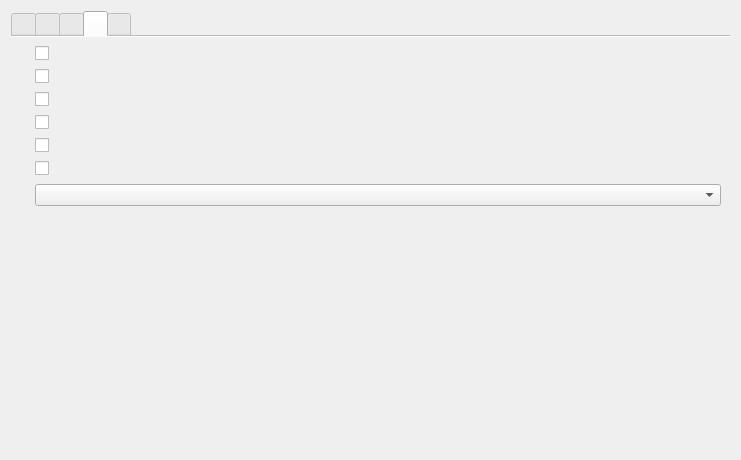
<?xml version="1.0" encoding="UTF-8"?>
<ui version="4.0">
 <class>SettingsPage</class>
 <widget class="QWidget" name="SettingsPage">
  <property name="geometry">
   <rect>
    <x>0</x>
    <y>0</y>
    <width>741</width>
    <height>460</height>
   </rect>
  </property>
  <property name="windowTitle">
   <string>Form</string>
  </property>
  <layout class="QHBoxLayout" name="horizontalLayout">
   <item>
    <widget class="QTabWidget" name="tabs">
     <property name="currentIndex">
      <number>3</number>
     </property>
     <property name="documentMode">
      <bool>true</bool>
     </property>
     <widget class="QWidget" name="tabUserInterface">
      <attribute name="title">
       <string/>
      </attribute>
      <layout class="QFormLayout" name="formLayout">
       <property name="horizontalSpacing">
        <number>8</number>
       </property>
       <property name="verticalSpacing">
        <number>8</number>
       </property>
       <item row="0" column="0">
        <widget class="QLabel" name="lblTheme"/>
       </item>
       <item row="0" column="1">
        <widget class="QComboBox" name="cmbTheme"/>
       </item>
       <item row="1" column="0">
        <widget class="QLabel" name="lblUpdates"/>
       </item>
       <item row="1" column="1">
        <widget class="QCheckBox" name="chkUpdates"/>
       </item>
       <item row="2" column="0">
        <widget class="QLabel" name="lblCompletedNotificationTrigger"/>
       </item>
       <item row="2" column="1">
        <widget class="QComboBox" name="cmbCompletedNotificationTrigger"/>
       </item>
       <item row="3" column="0">
        <widget class="QLabel" name="lblPreventSuspend"/>
       </item>
       <item row="3" column="1">
        <widget class="QCheckBox" name="chkPreventSuspend"/>
       </item>
       <item row="4" column="0">
        <widget class="QLabel" name="lblRecoverCrashedDownloads"/>
       </item>
       <item row="4" column="1">
        <widget class="QCheckBox" name="chkRecoverCrashedDownloads"/>
       </item>
       <item row="5" column="0">
        <widget class="QLabel" name="lblDownloadImmediately"/>
       </item>
       <item row="5" column="1">
        <widget class="QCheckBox" name="chkDownloadImmediately"/>
       </item>
       <item row="6" column="0">
        <widget class="QLabel" name="lblHistoryLength"/>
       </item>
       <item row="6" column="1">
        <widget class="QComboBox" name="cmbHistoryLength"/>
       </item>
       <item row="7" column="1">
        <spacer name="verticalSpacer_2">
         <property name="orientation">
          <enum>Qt::Orientation::Vertical</enum>
         </property>
         <property name="sizeHint" stdset="0">
          <size>
           <width>20</width>
           <height>40</height>
          </size>
         </property>
        </spacer>
       </item>
      </layout>
     </widget>
     <widget class="QWidget" name="tabDownloads">
      <attribute name="title">
       <string/>
      </attribute>
      <layout class="QFormLayout" name="formLayout_2">
       <property name="horizontalSpacing">
        <number>8</number>
       </property>
       <property name="verticalSpacing">
        <number>8</number>
       </property>
       <item row="0" column="0">
        <widget class="QLabel" name="lblMaxNumberOfActiveDownloads"/>
       </item>
       <item row="0" column="1">
        <widget class="QComboBox" name="cmbMaxNumberOfActiveDownloads"/>
       </item>
       <item row="1" column="0">
        <widget class="QLabel" name="lblOverwriteExistingFiles"/>
       </item>
       <item row="1" column="1">
        <widget class="QCheckBox" name="chkOverwriteExistingFiles"/>
       </item>
       <item row="2" column="0">
        <widget class="QLabel" name="lblLimitCharacters"/>
       </item>
       <item row="2" column="1">
        <widget class="QCheckBox" name="chkLimitCharacters"/>
       </item>
       <item row="3" column="0">
        <widget class="QLabel" name="lblIncludeMediaId"/>
       </item>
       <item row="3" column="1">
        <widget class="QCheckBox" name="chkIncludeMediaId"/>
       </item>
       <item row="4" column="0">
        <widget class="QLabel" name="lblIncludeAutoGeneratedSubtitles"/>
       </item>
       <item row="4" column="1">
        <widget class="QCheckBox" name="chkIncludeAutoGeneratedSubtitles"/>
       </item>
       <item row="5" column="0">
        <widget class="QLabel" name="lblPreferredVideoCodec"/>
       </item>
       <item row="5" column="1">
        <widget class="QComboBox" name="cmbPreferredVideoCodec"/>
       </item>
       <item row="6" column="0">
        <widget class="QLabel" name="lblPreferredSubtitleFormat"/>
       </item>
       <item row="6" column="1">
        <widget class="QComboBox" name="cmbPreferredSubtitleFormat"/>
       </item>
       <item row="7" column="1">
        <spacer name="verticalSpacer_3">
         <property name="orientation">
          <enum>Qt::Orientation::Vertical</enum>
         </property>
         <property name="sizeHint" stdset="0">
          <size>
           <width>20</width>
           <height>40</height>
          </size>
         </property>
        </spacer>
       </item>
      </layout>
     </widget>
     <widget class="QWidget" name="tabDownloader">
      <attribute name="title">
       <string/>
      </attribute>
      <layout class="QFormLayout" name="formLayout_3">
       <property name="horizontalSpacing">
        <number>8</number>
       </property>
       <property name="verticalSpacing">
        <number>8</number>
       </property>
       <item row="0" column="0">
        <widget class="QLabel" name="lblVerboseLogging"/>
       </item>
       <item row="0" column="1">
        <widget class="QCheckBox" name="chkVerboseLogging"/>
       </item>
       <item row="1" column="0">
        <widget class="QLabel" name="lblSponsorBlock"/>
       </item>
       <item row="1" column="1">
        <widget class="QCheckBox" name="chkSponsorBlock"/>
       </item>
       <item row="2" column="0">
        <widget class="QLabel" name="lblSpeedLimit"/>
       </item>
       <item row="2" column="1">
        <widget class="QSpinBox" name="numSpeedLimit">
         <property name="minimum">
          <number>512</number>
         </property>
         <property name="maximum">
          <number>10240</number>
         </property>
         <property name="singleStep">
          <number>512</number>
         </property>
        </widget>
       </item>
       <item row="3" column="0">
        <widget class="QLabel" name="lblProxyUrl"/>
       </item>
       <item row="3" column="1">
        <widget class="QLineEdit" name="txtProxyUrl"/>
       </item>
       <item row="4" column="0">
        <widget class="QLabel" name="lblCookiesBrowser"/>
       </item>
       <item row="4" column="1">
        <widget class="QComboBox" name="cmbCookiesBrowser"/>
       </item>
       <item row="5" column="0">
        <widget class="QLabel" name="lblCookiesFile"/>
       </item>
       <item row="5" column="1">
        <widget class="QLineEdit" name="txtCookiesFile">
         <property name="readOnly">
          <bool>true</bool>
         </property>
        </widget>
       </item>
       <item row="6" column="1">
        <widget class="QPushButton" name="btnSelectCookiesFile">
         <property name="icon">
          <iconset theme="document-open"/>
         </property>
        </widget>
       </item>
       <item row="7" column="1">
        <widget class="QPushButton" name="btnClearCookiesFile">
         <property name="icon">
          <iconset theme="edit-clear"/>
         </property>
        </widget>
       </item>
       <item row="8" column="1">
        <spacer name="verticalSpacer">
         <property name="orientation">
          <enum>Qt::Orientation::Vertical</enum>
         </property>
         <property name="sizeHint" stdset="0">
          <size>
           <width>20</width>
           <height>40</height>
          </size>
         </property>
        </spacer>
       </item>
      </layout>
     </widget>
     <widget class="QWidget" name="tabConverter">
      <attribute name="title">
       <string/>
      </attribute>
      <layout class="QFormLayout" name="formLayout_4">
       <property name="horizontalSpacing">
        <number>8</number>
       </property>
       <property name="verticalSpacing">
        <number>8</number>
       </property>
       <item row="0" column="0">
        <widget class="QLabel" name="lblEmbedMetadata"/>
       </item>
       <item row="0" column="1">
        <widget class="QCheckBox" name="chkEmbedMetadata"/>
       </item>
       <item row="1" column="0">
        <widget class="QLabel" name="lblRemoveSourceData"/>
       </item>
       <item row="1" column="1">
        <widget class="QCheckBox" name="chkRemoveSourceData"/>
       </item>
       <item row="2" column="0">
        <widget class="QLabel" name="lblEmbedThumbnails"/>
       </item>
       <item row="2" column="1">
        <widget class="QCheckBox" name="chkEmbedThumbnails"/>
       </item>
       <item row="3" column="0">
        <widget class="QLabel" name="lblCropAudioThumbnails"/>
       </item>
       <item row="3" column="1">
        <widget class="QCheckBox" name="chkCropAudioThumbnails"/>
       </item>
       <item row="4" column="0">
        <widget class="QLabel" name="lblEmbedChapters"/>
       </item>
       <item row="4" column="1">
        <widget class="QCheckBox" name="chkEmbedChapters"/>
       </item>
       <item row="5" column="0">
        <widget class="QLabel" name="lblEmbedSubtitles"/>
       </item>
       <item row="5" column="1">
        <widget class="QCheckBox" name="chkEmbedSubtitles"/>
       </item>
       <item row="6" column="0">
        <widget class="QLabel" name="lblPostprocessingThreads"/>
       </item>
       <item row="6" column="1">
        <widget class="QComboBox" name="cmbPostprocessingThreads"/>
       </item>
       <item row="7" column="1">
        <spacer name="verticalSpacer_4">
         <property name="orientation">
          <enum>Qt::Orientation::Vertical</enum>
         </property>
         <property name="sizeHint" stdset="0">
          <size>
           <width>20</width>
           <height>40</height>
          </size>
         </property>
        </spacer>
       </item>
      </layout>
     </widget>
     <widget class="QWidget" name="tabAria">
      <attribute name="title">
       <string/>
      </attribute>
      <layout class="QFormLayout" name="formLayout_5">
       <item row="0" column="0">
        <widget class="QLabel" name="lblUseAria"/>
       </item>
       <item row="0" column="1">
        <widget class="QCheckBox" name="chkUseAria"/>
       </item>
       <item row="1" column="0">
        <widget class="QLabel" name="lblAriaMaxConnectionsPerServer"/>
       </item>
       <item row="1" column="1">
        <widget class="QSpinBox" name="numAriaMaxConnectionsPerServer">
         <property name="minimum">
          <number>1</number>
         </property>
         <property name="maximum">
          <number>16</number>
         </property>
        </widget>
       </item>
       <item row="2" column="0">
        <widget class="QLabel" name="lblAriaMinSplitSize"/>
       </item>
       <item row="2" column="1">
        <widget class="QSpinBox" name="numAriaMinSplitSize">
         <property name="minimum">
          <number>1</number>
         </property>
         <property name="maximum">
          <number>1024</number>
         </property>
        </widget>
       </item>
       <item row="3" column="1">
        <spacer name="verticalSpacer_5">
         <property name="orientation">
          <enum>Qt::Orientation::Vertical</enum>
         </property>
         <property name="sizeHint" stdset="0">
          <size>
           <width>20</width>
           <height>40</height>
          </size>
         </property>
        </spacer>
       </item>
      </layout>
     </widget>
    </widget>
   </item>
  </layout>
 </widget>
 <resources/>
 <connections/>
</ui>
